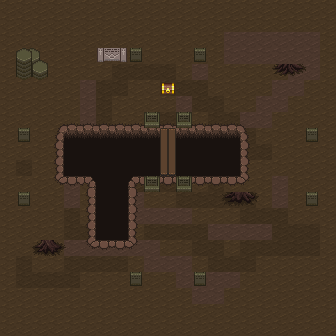

A 2D game scene composited from a Tiled map and its tileset images. What follows is a short description and the map's XML, with each tile layer's data collapsed to a summary:
An orthogonal 21x21 tile map with 16x16 px tiles, 4 tile layers (Floors, Hole and other extra terrain, Chest, Obstacles), 6 hidden layers not drawn, 4 tilesets.

<map version="1.10" tiledversion="1.11.0" orientation="orthogonal" renderorder="right-down" width="21" height="21" tilewidth="16" tileheight="16" infinite="0" nextlayerid="13" nextobjectid="1">
 <tileset firstgid="1" source="RA_Beast.tsx" />
 <tileset firstgid="449" source="RA_Wasteland.tsx" />
 <tileset firstgid="1553" source="RA_Hell.tsx" />
 <tileset firstgid="1809" source="RA_Cavern.tsx" />
 <layer id="3" name="Floors" width="21" height="21">
  <data>[441 cells, 441 non-empty, 3 distinct tile ids]</data>
 </layer>
 <layer id="10" name="Hole and other extra terrain" width="21" height="21">
  <data>[441 cells, 81 non-empty, 20 distinct tile ids]</data>
 </layer>
 <layer id="11" name="Chest" width="21" height="21" opacity="0.9">
  <data>[441 cells, 1 non-empty, 1 distinct tile ids]</data>
 </layer>
 <layer id="2" name="Walls" width="21" height="21" visible="0">
  <data>[441 cells, 118 non-empty, 12 distinct tile ids]</data>
 </layer>
 <layer id="12" name="Foreground" width="21" height="21" visible="0">
  <data>[441 cells, 49 non-empty, 39 distinct tile ids]</data>
 </layer>
 <layer id="4" name="Door N" width="21" height="21" visible="0">
  <data>[441 cells, 6 non-empty, 6 distinct tile ids]</data>
 </layer>
 <layer id="1" name="Door S" width="21" height="21" visible="0">
  <data>[441 cells, 5 non-empty, 3 distinct tile ids]</data>
 </layer>
 <layer id="5" name="Door E" width="21" height="21" visible="0">
  <data>[441 cells, 5 non-empty, 3 distinct tile ids]</data>
 </layer>
 <layer id="6" name="Door W" width="21" height="21" visible="0">
  <data>[441 cells, 5 non-empty, 3 distinct tile ids]</data>
 </layer>
 <layer id="9" name="Obstacles" width="21" height="21">
  <data>[441 cells, 30 non-empty, 20 distinct tile ids]</data>
 </layer>
</map>
